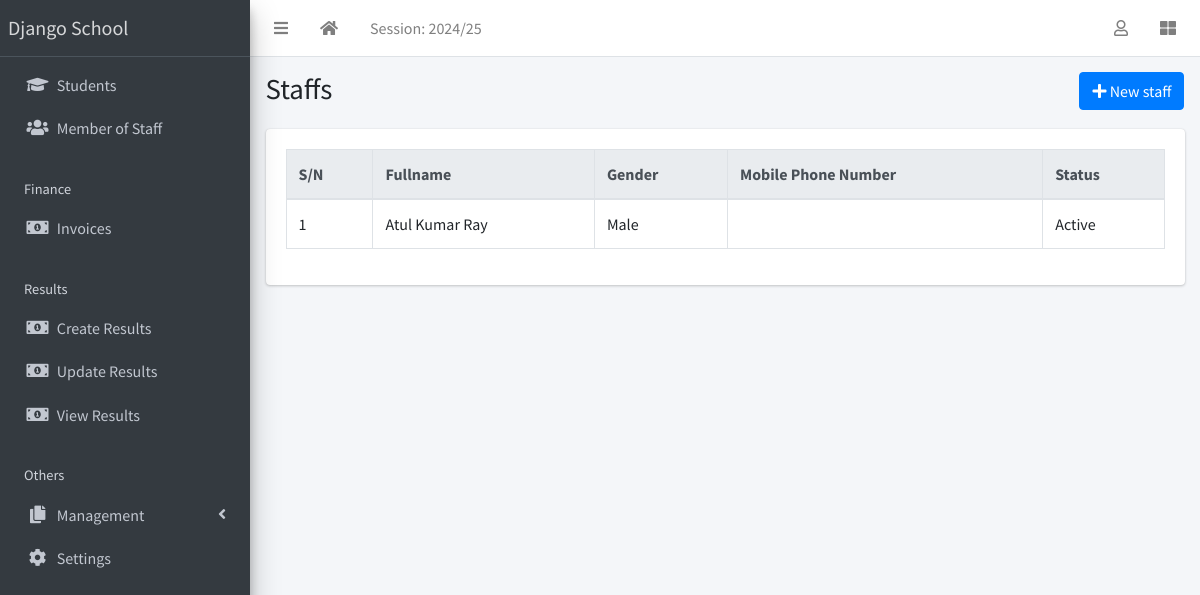
/staff/list/, run on the app's committed database.
### apps/corecode/models.py (models this page shows, shortened)
class AcademicSession(models.Model):
    name = models.CharField(max_length=200, unique=True)
    current = models.BooleanField(default=True)
    class Meta:
        ordering = ["-name"]

class SiteConfig(models.Model):
    key = models.SlugField()
    value = models.CharField(max_length=200)

### apps/staffs/models.py (models this page shows, shortened)
class Staff(models.Model):
    STATUS = [("active", "Active"), ("inactive", "Inactive")]
    GENDER = [("male", "Male"), ("female", "Female")]
    current_status = models.CharField(max_length=10, choices=STATUS, default="active")
    surname = models.CharField(max_length=200)
    firstname = models.CharField(max_length=200)
    other_name = models.CharField(max_length=200, blank=True)
    gender = models.CharField(max_length=10, choices=GENDER, default="male")
    date_of_birth = models.DateField(default=timezone.now)
    date_of_admission = models.DateField(default=timezone.now)
    mobile_num_regex = RegexValidator(
        regex="^[0-9]{10,15}$", message="Entered mobile number isn't in a right format!"
    )
    mobile_number = models.CharField(
        validators=[mobile_num_regex], max_length=13, blank=True
    )
    address = models.TextField(blank=True)
    others = models.TextField(blank=True)

### apps/staffs/views.py (the view)
# urls.py: path("list/", StaffListView.as_view(), name="staff-list"),
class StaffListView(ListView):
    model = Staff

### apps/corecode/context_processors.py (called while the page is built)
def site_defaults(request):
    current_session = AcademicSession.objects.get(current=True)
    current_term = AcademicTerm.objects.get(current=True)
    vals = SiteConfig.objects.all()
    contexts = {
        "current_session": current_session.name,
        "current_term": current_term.name,
    }
    for val in vals:
        contexts[val.key] = val.value
    return contexts

### apps/staffs/templates/staffs/staff_list.html (shortened to what this page needs)
{% extends 'base.html' %}
{% block title %}Staffs{% endblock title %}
{% block breadcrumb %}
<a class="btn btn-primary" href="{% url 'staff-create' %}"><i
    class="fas fa-plus"></i> New staff</a>
{% endblock breadcrumb %}
{% block content %}
  <table id="stafftable" class="table table-bordered table-hover">
    <thead class="thead-light">
      <tr>
        <th>S/N</th>
        <th>Fullname</th>
        <th>Gender</th>
        <th>Mobile Phone Number</th>
        <th>Status</th>
      </tr>
    </thead>
    <tbody>
      {% for staff in object_list %}
        <tr class='clickable-row' data-href="{% url 'staff-detail' staff.id %}">
          <td>{{ forloop.counter}}</td>
          <td>{{ staff.firstname}} {{staff.surname }} {{staff.other_name }}</td>
          <td>{{ staff.get_gender_display}}</td>
          <td>{{ staff.parent_mobile_number}}</td>
          <td>{{ staff.get_current_status_display}}</td>
        </tr>
      {% endfor %}
    </tbody>
  </table>
{% endblock content %}

### templates/base.html (shortened to what this page needs)
{% load static %}
<!DOCTYPE html>
<html lang="en">
<head>
  <link rel="stylesheet" href="{% static 'plugins/fontawesome-free/css/all.min.css' %}">
  <link rel="stylesheet" href="{% static 'plugins/toastr/toastr.min.css' %}">
  <link rel="stylesheet"
    href="{% static 'plugins/overlayScrollbars/css/OverlayScrollbars.min.css' %}">
  <link rel="stylesheet" href="{% static 'plugins/Datatables/datatables.min.css' %}" />
  <link rel="stylesheet" href="{% static 'dist/css/adminlte.min.css' %}">
</head>
<body
  class="hold-transition sidebar-mini layout-fixed layout-navbar-fixed layout-footer-fixed">
  <div class="wrapper">
    <nav class="main-header navbar navbar-expand navbar-white navbar-light">
      <ul class="navbar-nav">
        <li class="nav-item">
          <a class="nav-link" data-widget="pushmenu" href="#" role="button"><i
              class="fas fa-bars"></i></a>
        </li>
        <li class="nav-item d-none d-sm-inline-block">
          <a href="{% url 'home' %} " class="nav-link"><i class="fa fa-home"></i></a>
        </li>
        <li class="nav-item d-none d-sm-inline-block">
          <a href="{% url 'current-session' %}" class="nav-link">Session: {{ current_session }}</a>
        </li>
      </ul>
      <ul class="navbar-nav ml-auto">
        <li class="nav-item dropdown">
          <a class="nav-link" data-toggle="dropdown" href="#">
            <i class="far fa-user"></i>
          </a>
        </li>
        <li class="nav-item">
          <a class="nav-link" data-widget="control-sidebar" data-slide="true"
            href="#" role="button"><i class="fas fa-th-large"></i></a>
        </li>
      </ul>
    </nav>
    <aside class="main-sidebar sidebar-dark-primary elevation-4">
      <a href="{% url 'home' %}" class="brand-link">{{ school_name | default:"MySchool" }}</a>
      <div class="sidebar">
        <nav class="mt-2">
          <ul class="nav nav-pills nav-sidebar flex-column"
            data-widget="treeview" role="menu" data-accordion="false">
            <li class="nav-item">
              <a href="{% url 'student-list' %}" class="nav-link">
                <i class="nav-icon fas fa-graduation-cap"></i>
                <p>
                  Students
                </p>
              </a>
            </li>
            <li class="nav-item">
              <a href="{% url 'staff-list' %}" class="nav-link">
                <i class="nav-icon fas fa-users"></i>
                <p>
                  Member of Staff
                </p>
              </a>
            </li>
            <li class="nav-header">Finance</li>
            <li class="nav-item">
              <a href="{% url 'invoice-list' %}" class="nav-link">
                <i class="nav-icon fas fa-money-bill-alt"></i>
                <p>
                  Invoices
                </p>
              </a>
            </li>
            <li class="nav-header">Results</li>
            <li class="nav-item">
              <a href="{% url 'create-result' %}" class="nav-link">
                <i class="nav-icon fas fa-money-bill-alt"></i>
                <p>
                  Create Results
                </p>
              </a>
            </li>
            <li class="nav-item">
              <a href="{% url 'edit-results' %}" class="nav-link">
                <i class="nav-icon fas fa-money-bill-alt"></i>
                <p>
                  Update Results
                </p>
              </a>
            </li>
            <li class="nav-item">
              <a href="{% url 'view-results' %}" class="nav-link">
                <i class="nav-icon fas fa-money-bill-alt"></i>
                <p>
                  View Results
                </p>
              </a>
            </li>
            <li class="nav-header">Others</li>
            <li class="nav-item has-treeview">
              <a href="#" class="nav-link">
                <i class="nav-icon fas fa-copy"></i>
                <p>
                  Management
                  <i class="fas fa-angle-left right"></i>
                </p>
              </a>
            </li>
            <li class="nav-item">
              <a href="{% url 'configs' %}" class="nav-link">
                <i class="nav-icon fas fa-cog"></i>
                <p>
                  Settings
                </p>
              </a>
            </li>
          </ul>
        </nav>
      </div>
    </aside>
    <div class="content-wrapper">
      <section class="content-header">
        <div class="container-fluid">
          <div class="row mb-1">
            <div class="col-sm-8">
              <h1>{% block title %}{% endblock title %}</h1>
            </div>
            <div class="col-sm-4">
              <ol class="breadcrumb float-sm-right">
                <li class="breadcrumb-item">{% block breadcrumb %}{% endblock breadcrumb %}</li>
              </ol>
            </div>
          </div>
        </div>
      </section>
      <section class="content">
        <div class="container-fluid">
          <div class="row">
            <div class="col-md-12">
              {% block fullcard %}
              <div class="card">
                <div class="card-body">
                  <div class="row">
                    <div class="col">
                      {% block content %}
                      {% endblock content %}
                    </div>
                  </div>
                </div>
              </div>
              {% endblock fullcard %}
            </div>
          </div>
        </div>
      </section>
    </div>
  </div>
</body>
</html>

### data on the page
AcademicSession: name "2024/25"
SiteConfig: value "Django School"
Staff: firstname "Atul", surname "Kumar Ray", gender "Male", current_status "Active"
